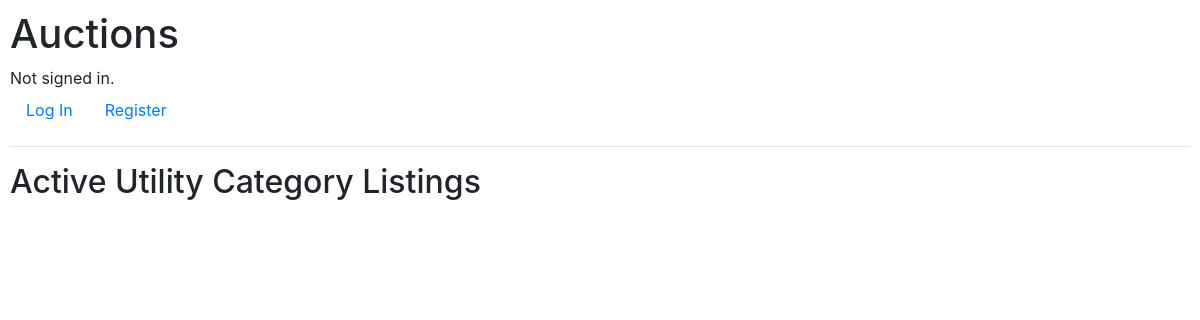
/category_auction/1/, run on an earlier commit of the app's database.
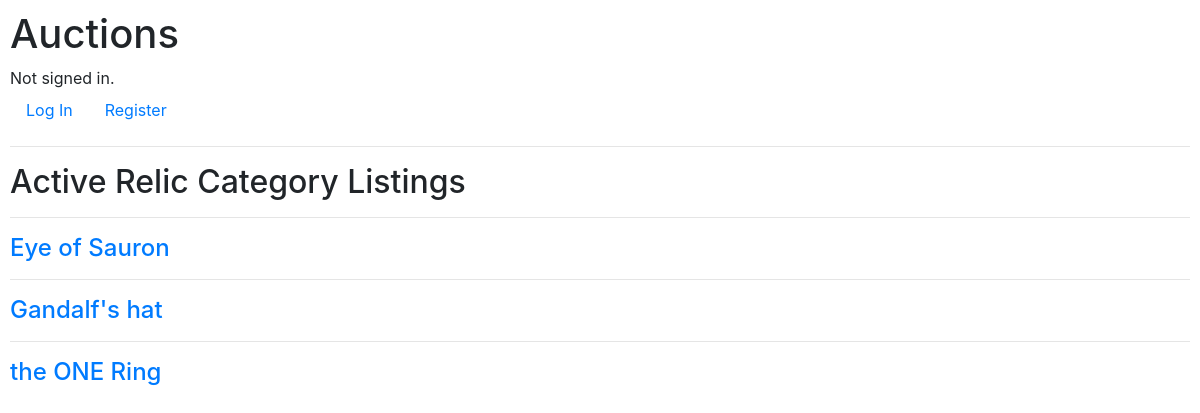
And on a later commit of the database.
### auctions/models.py (models this page shows, shortened)
class Category(models.Model):
    name = models.CharField(max_length=50)
    class Meta:
        verbose_name_plural= "Categories"

class Auction(models.Model):
    title = models.CharField(max_length=255)
    description = models.CharField(max_length=255)
    start_bid = models.IntegerField(null=True)
    image_url = models.CharField(max_length=255,blank=True, null=True)
    category = models.ManyToManyField(Category,related_name='categories')
    isActive = models.BooleanField(default=True)
    created_by = models.ForeignKey(User, on_delete=models.CASCADE)

### auctions/views.py (the view)
# urls.py: path('category_auction/<int:category_id>/', views.category_auction, name="category_auction"),
def category_auction(request,category_id):
    auctions = Auction.objects.filter(category__id=category_id)
    name = Category.objects.filter(id=category_id)
    return render(request, "auctions/category_auction.html", {
        "auctions":auctions,
        "name":name
    })

### auctions/templates/auctions/category_auction.html
{% extends "auctions/layout.html" %}
{% block body %}
{% for category in name %}
  <h2>Active {{category.name}} Category Listings</h2>
{% endfor %}
{% for auction in auctions %}
  {% if auction.isActive %}
    <hr>
    <div>
        <h4><a href="/detail/{{ auction.id }}">{{ auction.title }}</a></h4>
          {% endif %}
        {% endfor %}
      </div>
{% endblock %}

### auctions/templates/auctions/layout.html (shortened to what this page needs)
{% load static %}
<!DOCTYPE html>
<html lang="en">
    <head>
        <link rel="stylesheet" href="https://stackpath.bootstrapcdn.com/bootstrap/4.4.1/css/bootstrap.min.css">
        <link href="{% static 'auctions/styles.css' %}" rel="stylesheet">
    </head>
    <body>
        <h1>Auctions</h1>
        <div>
            {% if user.is_authenticated %}
                Signed in as <strong>{{ user.username }}</strong>.
            {% else %}
                Not signed in.
            {% endif %}
        </div>
        <ul class="nav">
            {% if user.is_authenticated %}
            <li class="nav-item">
                <a class="nav-link" href="{% url 'index' %}">Active Listings</a>
            </li>
            <li class="nav-item">
                <a class="nav-link" href="{% url 'add_auction' %}">Create Listing</a>
            </li>
            <li class="nav-item">
                <a class="nav-link" href="{% url 'watchlist' %}">Watchlist</a>
            </li>
            <li class="nav-item">
                <a class="nav-link" href="{% url 'categories' %}">Categories</a>
            </li>
            <li class="nav-item">
                <a class="nav-link" href="{% url 'logout' %}">Log Out</a>
            </li>
            {% else %}
                <li class="nav-item">
                    <a class="nav-link" href="{% url 'login' %}">Log In</a>
                </li>
                <li class="nav-item">
                    <a class="nav-link" href="{% url 'register' %}">Register</a>
                </li>
            {% endif %}
        </ul>
        <hr>
        {% block body %}
        {% endblock %}
    </body>
</html>

### auctions/static/auctions/styles.css (style rules this page uses)
body { padding: 10px; }

What changed in the data, as far as the page shows it:
changed Category: name "Utility" → "Relic"
now on this page (row edited): Auction: title "Eye of Sauron"
now on this page (row edited): Auction: title "Gandalf's hat"
now on this page (row edited): Auction: title "the ONE Ring"
